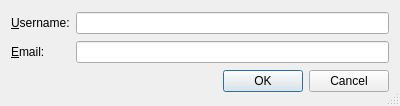
<?xml version="1.0" encoding="UTF-8"?>
<ui version="4.0">
 <class>MercurialUserDataDialog</class>
 <widget class="QDialog" name="MercurialUserDataDialog">
  <property name="geometry">
   <rect>
    <x>0</x>
    <y>0</y>
    <width>400</width>
    <height>106</height>
   </rect>
  </property>
  <property name="windowTitle">
   <string>Mercurial User Data</string>
  </property>
  <property name="sizeGripEnabled">
   <bool>true</bool>
  </property>
  <layout class="QGridLayout" name="gridLayout">
   <item row="0" column="0">
    <widget class="QLabel" name="label">
     <property name="text">
      <string>&amp;Username:</string>
     </property>
     <property name="buddy">
      <cstring>usernameEdit</cstring>
     </property>
    </widget>
   </item>
   <item row="0" column="1">
    <widget class="QLineEdit" name="usernameEdit">
     <property name="toolTip">
      <string>Enter the name of the user (first name and last name)</string>
     </property>
    </widget>
   </item>
   <item row="1" column="0">
    <widget class="QLabel" name="label_2">
     <property name="text">
      <string>&amp;Email:</string>
     </property>
     <property name="buddy">
      <cstring>emailEdit</cstring>
     </property>
    </widget>
   </item>
   <item row="1" column="1">
    <widget class="QLineEdit" name="emailEdit">
     <property name="toolTip">
      <string>Enter the email address</string>
     </property>
    </widget>
   </item>
   <item row="2" column="0" colspan="2">
    <widget class="QDialogButtonBox" name="buttonBox">
     <property name="orientation">
      <enum>Qt::Horizontal</enum>
     </property>
     <property name="standardButtons">
      <set>QDialogButtonBox::Cancel|QDialogButtonBox::Ok</set>
     </property>
    </widget>
   </item>
  </layout>
 </widget>
 <resources/>
 <connections>
  <connection>
   <sender>buttonBox</sender>
   <signal>accepted()</signal>
   <receiver>MercurialUserDataDialog</receiver>
   <slot>accept()</slot>
   <hints>
    <hint type="sourcelabel">
     <x>248</x>
     <y>254</y>
    </hint>
    <hint type="destinationlabel">
     <x>157</x>
     <y>274</y>
    </hint>
   </hints>
  </connection>
  <connection>
   <sender>buttonBox</sender>
   <signal>rejected()</signal>
   <receiver>MercurialUserDataDialog</receiver>
   <slot>reject()</slot>
   <hints>
    <hint type="sourcelabel">
     <x>316</x>
     <y>260</y>
    </hint>
    <hint type="destinationlabel">
     <x>286</x>
     <y>274</y>
    </hint>
   </hints>
  </connection>
 </connections>
</ui>
